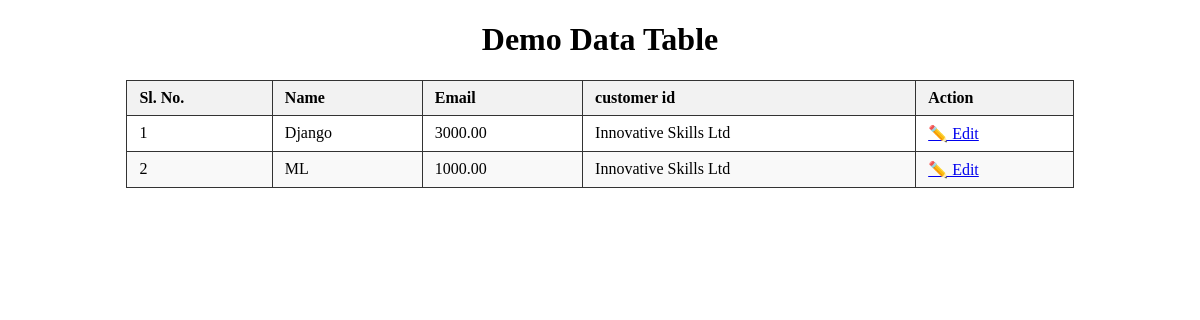
/course/show, run on an earlier commit of the app's database.
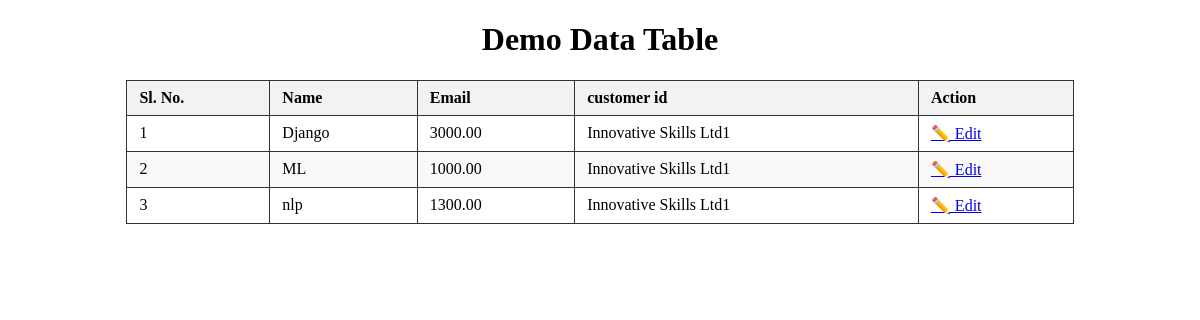
And on a later commit of the database.
### off_demo/models.py (models this page shows)
class Course(models.Model):
    name = models.CharField(max_length=200)   # Course name
    price = models.DecimalField(max_digits=10, decimal_places=2)  # Price
    cus_id = models.ForeignKey(Customer1, on_delete=models.CASCADE, related_name='courses')
    created_at = models.DateTimeField(auto_now_add=True)  # Created timestamp

class Customer1(models.Model):
    name = models.CharField(max_length=100)        # Customer name
    email = models.EmailField(unique=True)         # Email
    phone = models.CharField(max_length=15, null=True, blank=True)  # Phone number (optional)
    created_at = models.DateTimeField(auto_now_add=True)  # Created timestamp
    file = models.FileField(upload_to='customers/')

### off_demo/views.py (the view)
# urls.py: path('course/show',demo_view.course_show,name='show_course'),
def course_show(req):
    course = models.Course
    all_data = course.objects.all() #queryset
    all_data_dic = {'data':all_data}
    print(all_data)
    return render(req,'course_show.html',all_data_dic)

### templates/course_show.html (shortened to what this page needs)
<!DOCTYPE html>
<html>
<head>
</head>
<body>
    <h1 style="text-align:center;">Demo Data Table</h1>
    <table>
        <thead>
            <tr>
                <th>Sl. No.</th>
                <th>Name</th>
                <th>Email</th>
                <th>customer id</th>
                <th>Action</th>
            </tr>
        </thead>
        <tbody>
            {% for i in data %}
                <tr>
                    <td>{{ forloop.counter }}</td>
                    <td>{{ i.name }}</td>
                    <td>{{ i.price }}</td>
                    <td>{{ i.cus_id.name }}</td>
                    <td>
                        <a href="{% url 'data_edit' i.id %}">✏️ Edit</a>
                    </td>
                </tr>
            {% empty %}
                <tr>
                    <td colspan="4" style="text-align:center;">No Data Found</td>
                </tr>
            {% endfor %}
        </tbody>
    </table>
</body>
</html>

What changed in the data, as far as the page shows it:
changed through a linked row, Course "Django": cus_id.name "Innovative Skills Ltd" → "Innovative Skills Ltd1"
changed through a linked row, Course "ML": cus_id.name "Innovative Skills Ltd" → "Innovative Skills Ltd1"
added Course: name "nlp", price "1300.00", cus_id.name "Innovative Skills Ltd1"
